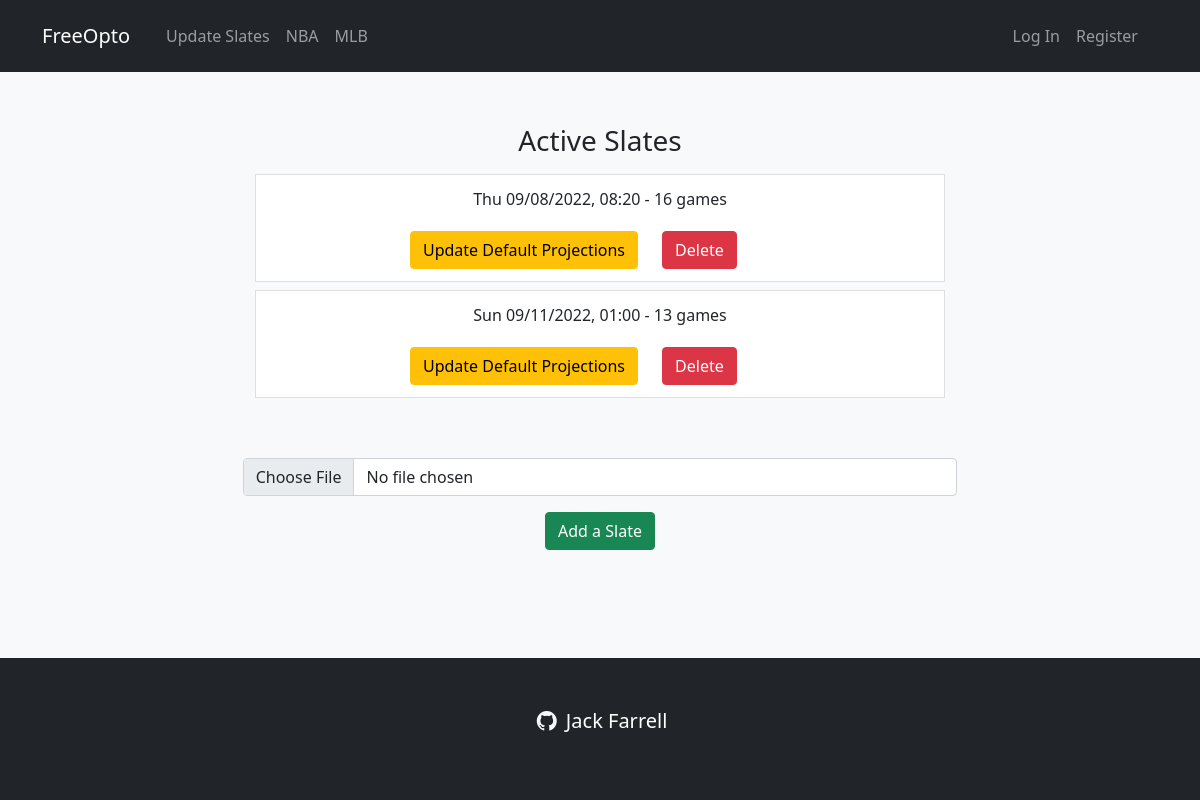
Before: /nfl/update-slates with the older database file.
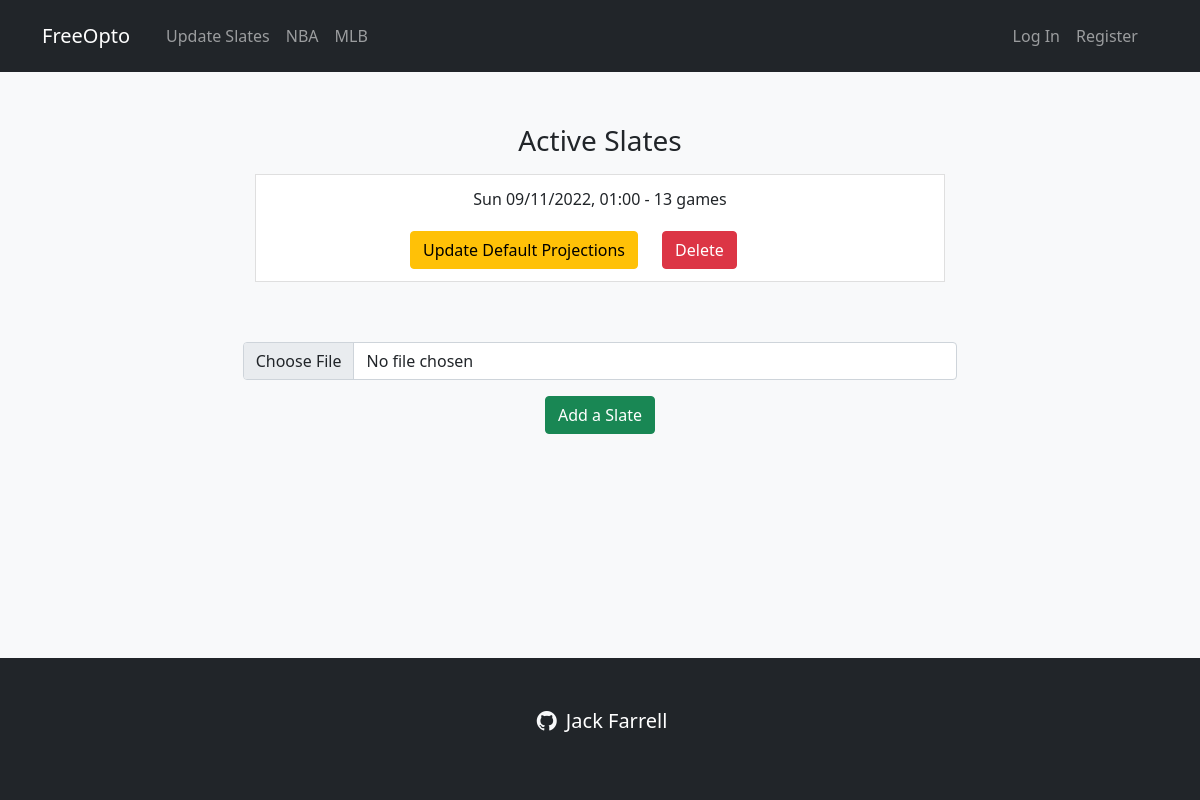
After: the same page with the newer database file.
### opto/nfl/models.py (models this page shows)
class Slate(models.Model):
    date = models.DateTimeField()
    game_count = models.IntegerField()
    def __str__(self):
        est_version = self.date.astimezone(timezone("America/New_York"))
        time = est_version.strftime("%a %m/%d/%Y, %I:%M")
        return f"{time} - {self.game_count} games"

### opto/nfl/views.py (the view)
# urls.py: path('update-slates', views.update_slates, name='update_slates'),
def update_slates(request):
    all_slates = Slate.objects.all().order_by('date')
    context = {"slates": all_slates}
    return render(request, 'nfl/update_slates.html', context=context)

### opto/nfl/templates/nfl/update_slates.html (shortened to what this page needs)
{% extends 'nfl/layout.html' %}
{% load static %}
{% block main %}
{% if slates %}
<section class="p-5 bg-light text-dark">
    <div class="container">
        <div class="row m-1">
            <div class="col-8 mx-auto text-center">
                <h3>Active Slates</h3>
            </div>
        </div>
        <ul class="list-group">
            {% for slate in slates %}
            <div class="row m-1">
                <div class="col-8 mx-auto text-center">
                    <li class="list-group-item">
                        <div class="container">
                            <div class="row m-1">
                                <div class="col-8 mx-auto text-center">
                                    <p class="ms-auto">{{ slate }}</p>
                                </div>
                            </div>
                            <div class="row m-1">
                                <div class="col-7 text-end">
                                    <form action="{% url 'update_default_projections' slate.id %}" method="post"
                                        enctype="multipart/form-data">
                                        <button type="button" class="btn btn-warning" data-toggle="modal"
                                            data-target="#update-default-projections">
                                            Update Default Projections
                                        </button>
                                    </form>
                                </div>
                                <div class="col-5 text-start">
                                    <form action="{% url 'delete_slate' slate.id %}" method="post">
                                        <button type="button" class="btn btn-danger" data-toggle="modal"
                                            data-target="#deleteSlate">
                                            Delete
                                        </button>
                                    </form>
                                </div>
                            </div>
                        </div>
                    </li>
                </div>
            </div>
            {% endfor %}
    </div>
</section>
{% endif %}
<section class="p-1 bg-light text-dark">
    <div class="container">
        <div class="row m-1">
            <div class="col-8 mx-auto text-center">
                <form action="{% url 'add_slate' %}" method="post" enctype="multipart/form-data">
                    <div class="mb-3">
                        <input class="form-control" type="file" id="formFile" name="slate-csv" accept=".csv">
                    </div>
                    <button type="submit" class="btn btn-success">Add a Slate</button>
            </div>
        </div>
    </div>
</section>
{% endblock %}

### opto/nfl/templates/nfl/layout.html (shortened to what this page needs)
{% load static %}
<!DOCTYPE html>
<html lang="en">
<head>
    <link href="https://cdn.jsdelivr.net/npm/bootstrap@5.0.2/dist/css/bootstrap.min.css" rel="stylesheet"
>
    <link rel="stylesheet" href="https://cdn.jsdelivr.net/npm/bootstrap-icons@1.3.0/font/bootstrap-icons.css">
    <link rel="stylesheet" href="{% static 'users/style.css' %}">
</head>
<body class="bg-light">
    <nav class="navbar navbar-expand-lg navbar-dark bg-dark py-3 fixed-top">
        <div class="container">
            <a class="navbar-brand" href="{% url 'index' %}">FreeOpto</a>
            <div class="collapse navbar-collapse" id="navmenu">
                <div class="container">
                    <ul class="navbar-nav me-auto">
                        <li class="nav-item">
                            <a class="nav-link" href="{% url 'update_slates' %}">Update Slates</a>
                        </li>
                        <li class="nav-item">
                            <a class="nav-link" href="#">NBA</a>
                        </li>
                        <li class="nav-item">
                            <a class="nav-link" href="#">MLB</a>
                        </li>
                    </ul>
                </div>
                <div class="container">
                    <ul class="justify-content-end navbar-nav me-auto">
                        {% if not user.is_authenticated %}
                        <li class="nav-item">
                            <a class="nav-link" href="{% url 'login' %}">Log In</a>
                        </li>
                        <li class="nav-item">
                            <a class="nav-link" href="{% url 'register' %}">Register</a>
                        </li>
                        {% else %}
                        <li class="nav-item">
                            <a class="nav-link" href="{% url 'logout' %}">Log Out</a>
                        </li>
                        {% endif %}
                    </ul>
                </div>
            </div>
        </div>
    </nav>
    <main>
        {% block main %}
        {% endblock %}
    </main>
    <footer class="footer p-5 bg-dark text-white text-center position-relative">
        <div class="container">
            <p class="lead"><a href="https://github.com/jackfarrell2" class="i bi bi-github text-light mx-1"></a>
                <span>Jack Farrell</span>
            </p>
        </div>
    </footer>
</body>
</html>

### opto/users/static/users/style.css (style rules this page uses)
body::before { display: block; content: ''; height: 72px; }
html, body { height: 100%; }
body { display: flex; flex-direction: column; }
main { flex: 1 0 auto; }
.footer { flex-shrink: 0; }

Changed rows visible on the page:
removed Slate: date+game_count "Thu 09/08/2022, 08:20 - 16 games"
